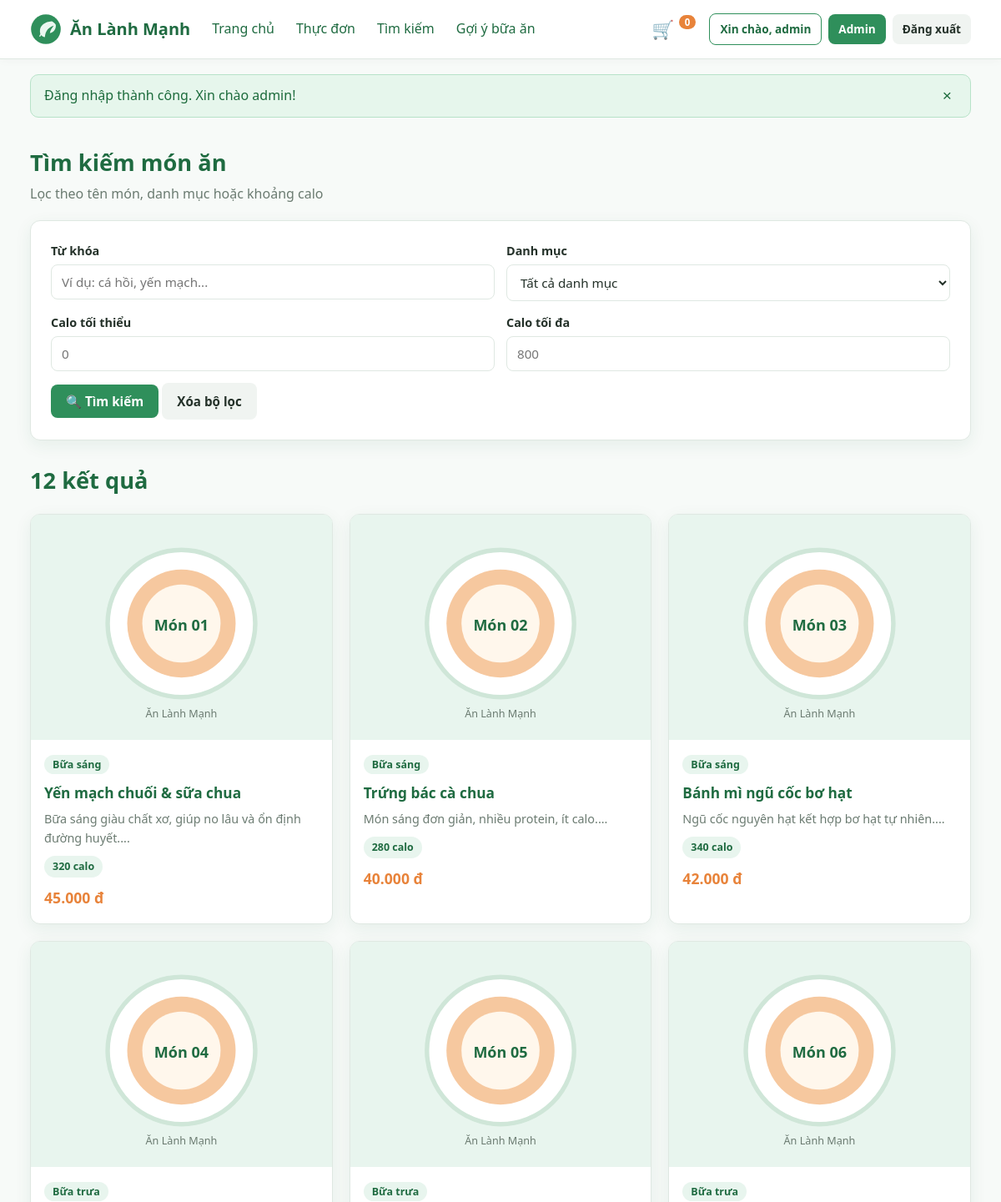
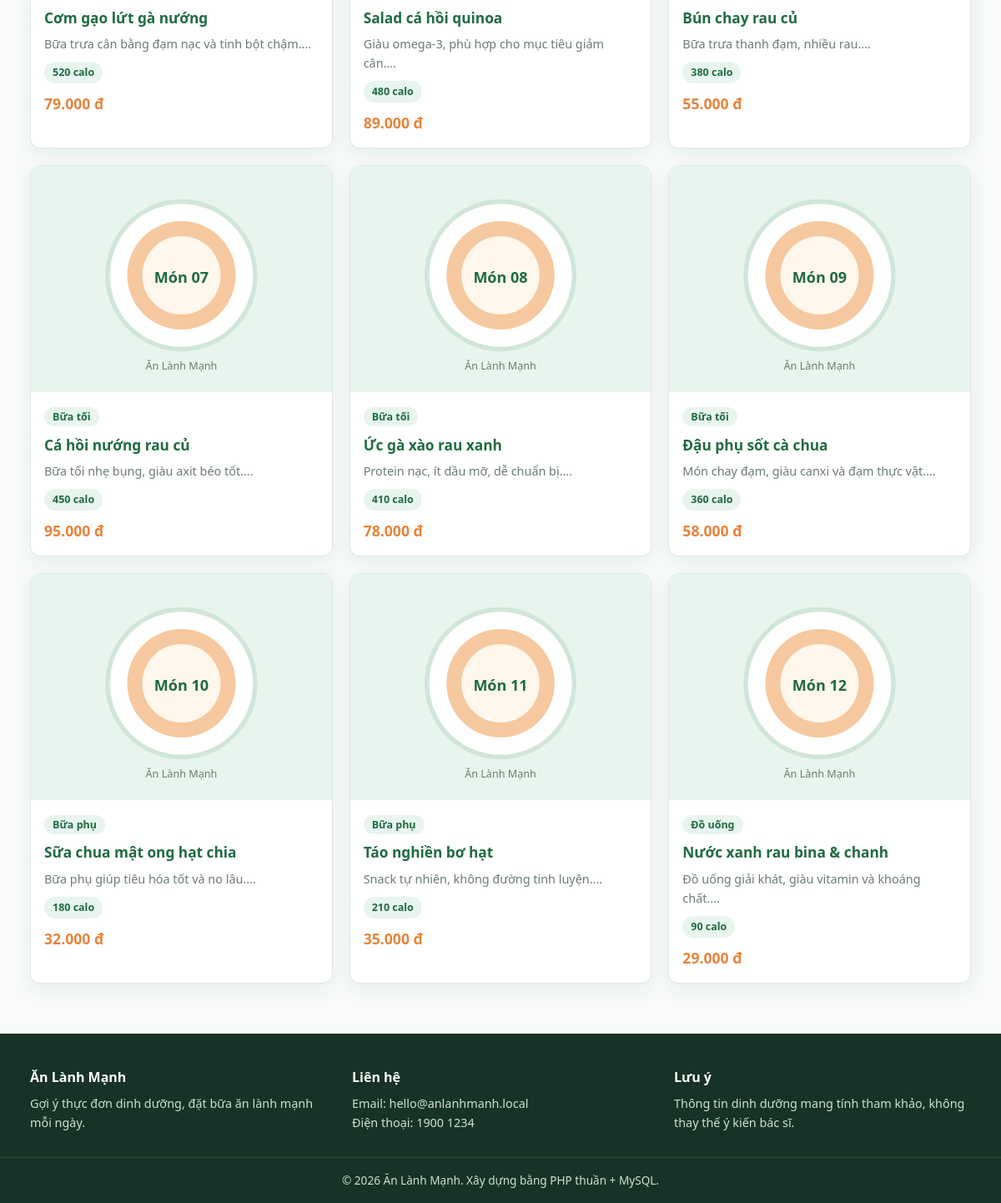
Screenshot of /timkiem.php (signed in) with the database file from the repository (2 pictures, top to bottom).
### tables this page shows
CREATE TABLE mon_an (
    id INT AUTO_INCREMENT PRIMARY KEY,
    ten VARCHAR(200) NOT NULL,
    slug VARCHAR(200) NOT NULL UNIQUE,
    id_danh_muc INT NOT NULL,
    id_nguon INT NOT NULL,
    mo_ta TEXT,
    nguyen_lieu TEXT,
    calo INT NOT NULL DEFAULT 0,
    protein DECIMAL(5,1) NOT NULL DEFAULT 0,
    carb DECIMAL(5,1) NOT NULL DEFAULT 0,
    fat DECIMAL(5,1) NOT NULL DEFAULT 0,
    gia DECIMAL(10,2) NOT NULL DEFAULT 0,
    hinh_anh VARCHAR(255) NOT NULL DEFAULT 'images/product/default.svg',
    trang_thai TINYINT(1) NOT NULL DEFAULT 1,
    luot_xem INT NOT NULL DEFAULT 0,
    created_at TIMESTAMP DEFAULT CURRENT_TIMESTAMP,
    FOREIGN KEY (id_danh_muc) REFERENCES danh_muc(id) ON DELETE CASCADE,
    FOREIGN KEY (id_nguon) REFERENCES nguon_cong_thuc(id) ON DELETE CASCADE
);

CREATE TABLE danh_muc (
    id INT AUTO_INCREMENT PRIMARY KEY,
    ten VARCHAR(100) NOT NULL,
    slug VARCHAR(100) NOT NULL UNIQUE,
    mo_ta TEXT,
    created_at TIMESTAMP DEFAULT CURRENT_TIMESTAMP
);

### timkiem.php (the view, shortened to what this page needs)
<?php
require __DIR__ . '/includes/db.php';
$q         = trim($_GET['q'] ?? '');
$min_calo  = (int)($_GET['min_calo'] ?? 0);
$max_calo  = (int)($_GET['max_calo'] ?? 0);
$where  = ['m.trang_thai = 1'];
$params = [];
$sql = "
    SELECT m.*, dm.ten AS danh_muc
    FROM mon_an m JOIN danh_muc dm ON m.id_danh_muc = dm.id
    WHERE " . implode(' AND ', $where) . "
    ORDER BY m.id
";
$stmt = $pdo->prepare($sql);
$stmt->execute($params);
$results = $stmt->fetchAll();
include __DIR__ . '/includes/header.php';
?>
<section>
    <div class="section-head">
        <div>
            <h1>Tìm kiếm món ăn</h1>
            <p>Lọc theo tên món, danh mục hoặc khoảng calo</p>
        </div>
    </div>
    <div class="panel">
        <form method="get" action="timkiem.php">
            <div class="form-row">
                <div class="form-group">
                    <label for="q">Từ khóa</label>
                    <input type="text" id="q" name="q" value="<?= e($q) ?>" placeholder="Ví dụ: cá hồi, yến mạch...">
                </div>
                <div class="form-group">
                    <label for="danh_muc">Danh mục</label>
                    <select name="danh_muc" id="danh_muc">
                        <option value="">Tất cả danh mục</option>
                    </select>
                </div>
            </div>
            <div class="form-row">
                <div class="form-group">
                    <label for="min_calo">Calo tối thiểu</label>
                    <input type="number" id="min_calo" name="min_calo" value="<?= $min_calo ?: '' ?>" placeholder="0">
                </div>
                <div class="form-group">
                    <label for="max_calo">Calo tối đa</label>
                    <input type="number" id="max_calo" name="max_calo" value="<?= $max_calo ?: '' ?>" placeholder="800">
                </div>
            </div>
            <button type="submit" class="btn btn-primary">🔍 Tìm kiếm</button>
            <a href="timkiem.php" class="btn btn-ghost">Xóa bộ lọc</a>
        </form>
    </div>
    <div class="section-head" style="margin-top:26px">
        <h2><?= count($results) ?> kết quả</h2>
    </div>
    <?php if (!$results): ?>
        <div class="empty-state"><div class="emoji">🔎</div><p>Không tìm thấy món ăn phù hợp. Thử đổi từ khóa hoặc bộ lọc.</p></div>
    <?php else: ?>
        <div class="grid grid-3">
            <?php foreach ($results as $m): ?>
                <article class="card">
                    <a href="monan.php?id=<?= (int)$m['id'] ?>"><img class="card-img" src="<?= e($m['hinh_anh']) ?>" alt=""></a>
                    <div class="card-body">
                        <span class="pill"><?= e($m['danh_muc']) ?></span>
                        <h3 style="margin-top:8px"><a href="monan.php?id=<?= (int)$m['id'] ?>"><?= e($m['ten']) ?></a></h3>
                        <p><?= e(mb_substr($m['mo_ta'], 0, 60)) ?>...</p>
                        <div class="meta"><span class="pill"><?= (int)$m['calo'] ?> calo</span></div>
                        <div class="card-price" style="margin-top:10px"><?= money($m['gia']) ?></div>
                    </div>
                </article>
            <?php endforeach; ?>
        </div>
    <?php endif; ?>
</section>
<?php include __DIR__ . '/includes/footer.php'; ?>

### css/style.css (style rules this page uses)
:root { --green: #2f8f5b; --green-dark: #1f6b41; --green-light: #e8f5ee; --orange: #e8833a; --text: #243129; --muted: #6b7b71; --bg: #f7faf8; --white: #fff; --border: #dfe8e2; --danger: #d64545; --warning: #d99a1c; --radius: 12px; --shadow: 0 6px 20px rgba(31, 107, 65, .08); }
* { box-sizing: border-box; }
html { scroll-behavior: smooth; }
body { margin: 0; font-family: "Segoe UI", Roboto, Helvetica, Arial, sans-serif; color: var(--text); background: var(--bg); line-height: 1.6; }
a { color: var(--green-dark); text-decoration: none; }
img { max-width: 100%; display: block; }
.btn { display: inline-block; border: 0; border-radius: 8px; cursor: pointer; padding: 10px 18px; font-size: .95rem; font-weight: 600; text-align: center; transition: .18s ease; font-family: inherit; }
.btn-primary { background: var(--green); color: #fff; }
.btn-ghost { background: #f0f4f1; color: var(--text); }
section { margin: 32px 0; }
.section-head { display: flex; align-items: end; justify-content: space-between; gap: 12px; margin-bottom: 18px; }
.section-head h1, .section-head h2 { margin: 0; font-size: 1.7rem; color: var(--green-dark); }
.section-head p { margin: 4px 0 0; color: var(--muted); }
.grid { display: grid; gap: 20px; }
.grid-3 { grid-template-columns: repeat(3, minmax(0, 1fr)); }
.card { background: var(--white); border: 1px solid var(--border); border-radius: var(--radius); overflow: hidden; box-shadow: var(--shadow); transition: .2s ease; }
.card-img { aspect-ratio: 4/3; object-fit: cover; width: 100%; background: var(--green-light); }
.card-body { padding: 16px; }
.card-body h3 { margin: 0 0 6px; font-size: 1.08rem; }
.card-body p { color: var(--muted); font-size: .9rem; margin: 0 0 10px; }
.card-price { color: var(--orange); font-weight: 700; font-size: 1.1rem; }
.meta { display: flex; flex-wrap: wrap; gap: 8px; margin-top: 10px; }
.pill { background: var(--green-light); color: var(--green-dark); border-radius: 999px; padding: 3px 10px; font-size: .78rem; font-weight: 600; }
.panel { background: #fff; border: 1px solid var(--border); border-radius: var(--radius); padding: 24px; box-shadow: var(--shadow); }
.form-group { margin-bottom: 14px; }
.form-group label { display: block; font-weight: 600; margin-bottom: 5px; font-size: .9rem; }
input, select, textarea { width: 100%; padding: 10px 12px; border: 1px solid var(--border); border-radius: 8px; font-family: inherit; font-size: .95rem; background: #fff; color: var(--text); }
.form-row { display: grid; grid-template-columns: 1fr 1fr; gap: 14px; }

### rows the page displays
mon_an: hinh_anh (picture), id_danh_muc.ten "Bữa sáng", ten "Yến mạch chuối & sữa chua", mo_ta "Bữa sáng giàu chất xơ, giúp no lâu và ổn định đường huyết.", calo "320", gia "45.000 đ"
mon_an: hinh_anh (picture), id_danh_muc.ten "Bữa sáng", ten "Trứng bác cà chua", mo_ta "Món sáng đơn giản, nhiều protein, ít calo.", calo "280", gia "40.000 đ"
mon_an: hinh_anh (picture), id_danh_muc.ten "Bữa sáng", ten "Bánh mì ngũ cốc bơ hạt", mo_ta "Ngũ cốc nguyên hạt kết hợp bơ hạt tự nhiên.", calo "340", gia "42.000 đ"
mon_an: hinh_anh (picture), id_danh_muc.ten "Bữa trưa", ten "Cơm gạo lứt gà nướng", mo_ta "Bữa trưa cân bằng đạm nạc và tinh bột chậm.", calo "520", gia "79.000 đ"
mon_an: hinh_anh (picture), id_danh_muc.ten "Bữa trưa", ten "Salad cá hồi quinoa", mo_ta "Giàu omega-3, phù hợp cho mục tiêu giảm cân.", calo "480", gia "89.000 đ"
mon_an: hinh_anh (picture), id_danh_muc.ten "Bữa trưa", ten "Bún chay rau củ", mo_ta "Bữa trưa thanh đạm, nhiều rau.", calo "380", gia "55.000 đ"
mon_an: hinh_anh (picture), id_danh_muc.ten "Bữa tối", ten "Cá hồi nướng rau củ", mo_ta "Bữa tối nhẹ bụng, giàu axit béo tốt.", calo "450", gia "95.000 đ"
mon_an: hinh_anh (picture), id_danh_muc.ten "Bữa tối", ten "Ức gà xào rau xanh", mo_ta "Protein nạc, ít dầu mỡ, dễ chuẩn bị.", calo "410", gia "78.000 đ"
mon_an: hinh_anh (picture), id_danh_muc.ten "Bữa tối", ten "Đậu phụ sốt cà chua", mo_ta "Món chay đạm, giàu canxi và đạm thực vật.", calo "360", gia "58.000 đ"
mon_an: hinh_anh (picture), id_danh_muc.ten "Bữa phụ", ten "Sữa chua mật ong hạt chia", mo_ta "Bữa phụ giúp tiêu hóa tốt và no lâu.", calo "180", gia "32.000 đ"
mon_an: hinh_anh (picture), id_danh_muc.ten "Bữa phụ", ten "Táo nghiền bơ hạt", mo_ta "Snack tự nhiên, không đường tinh luyện.", calo "210", gia "35.000 đ"
mon_an: hinh_anh (picture), id_danh_muc.ten "Đồ uống", ten "Nước xanh rau bina & chanh", mo_ta "Đồ uống giải khát, giàu vitamin và khoáng chất.", calo "90", gia "29.000 đ"

### other values shown
cart_count() "0"
$_SESSION['ho_ten'] "admin"
$f['message'] "Đăng nhập thành công. Xin chào admin!"
count($results) "12"
